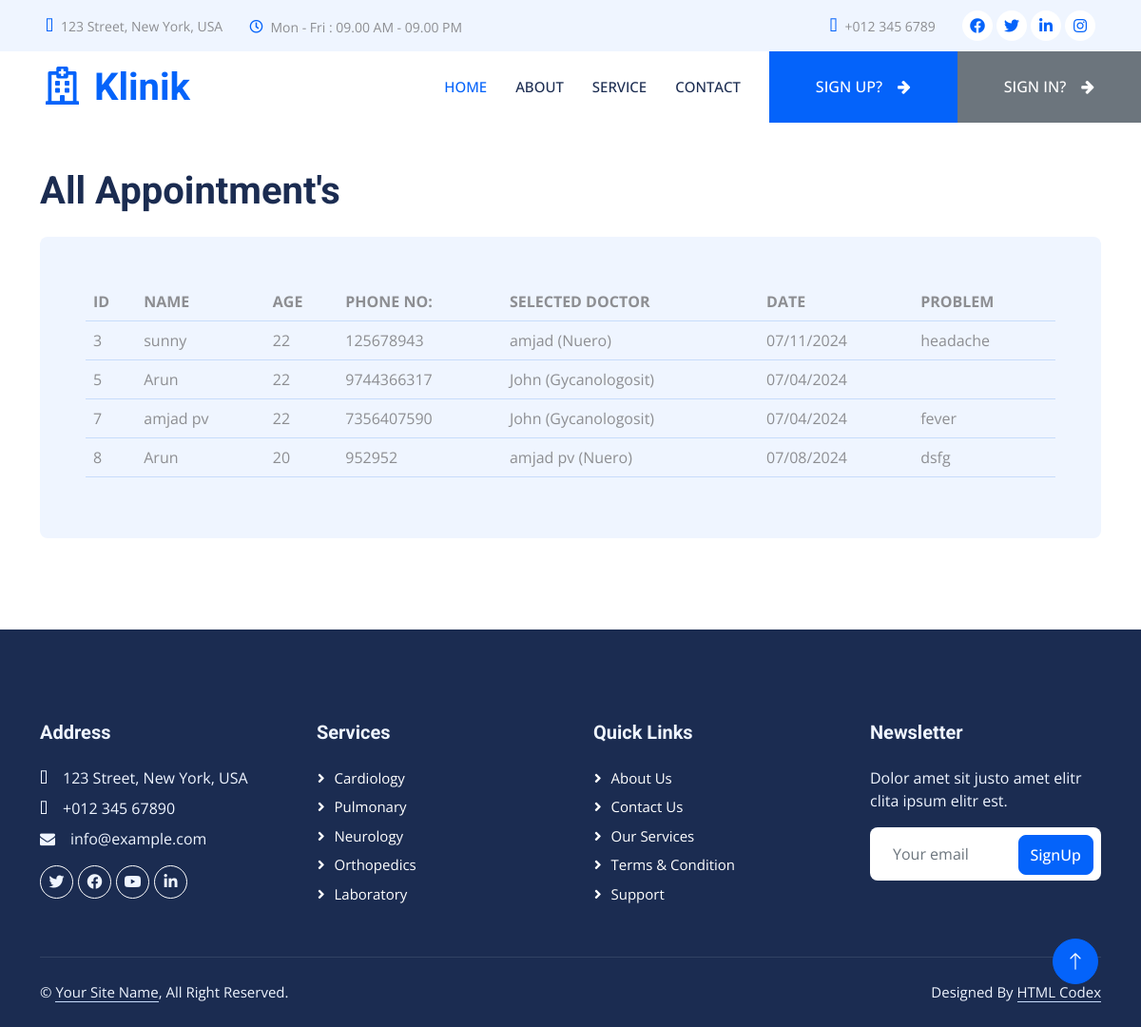
/admin_view_appointment, run on the app's committed database.
### user/models.py (models this page shows)
class appoinment_details(models.Model):
    u_id=models.CharField(max_length=100)
    patient_name=models.CharField(max_length=100)
    patient_age=models.CharField(max_length=100)
    patient_phone=models.CharField(max_length=100)
    patient_doctor=models.CharField(max_length=100)
    patient_date=models.CharField(max_length=100)
    patient_problem=models.CharField(max_length=200)

### ADMIN/views.py (the view)
# urls.py: path('admin_view_appointment',views.admin_view_appointment),
def admin_view_appointment(request):
    view_app= appoinment_details.objects.all()
    return render(request,'admin_view_appointment.html',{'result':view_app})

### templates/admin_view_appointment.html (shortened to what this page needs)
{% load static %}
{% block content %}
{% include 'header.html' %}
 <div class="container-xxl py-5">
    <div class="container">
      <div class="row g-5">
          <div class="col-lg-12 wow fadeInUp" data-wow-delay="0.1s">
            <h1 class="mb-4 default">All Appointment's</h1>
              <div class="col-lg-12 wow fadeInUp" data-wow-delay="0.5s">
                <div class="bg-light rounded h-100 d-flex align-items-center p-5">
                  <table class="table">
                    <thead>
                      <tr>
                        <th scope="col">ID</th>
                        <th scope="col">NAME</th>
                        <th scope="col">AGE</th>
                        <th scope="col">PHONE NO:</th>
                        <th scope="col">SELECTED DOCTOR</th>
                        <th scope="col">DATE</th>
                        <th scope="col">PROBLEM</th>
                      </tr>
                    </thead>
                    <tbody>
                      {% for i in result %}
                        <tr>
                          <td>{{i.id}}</td>
                          <td>{{i.patient_name}}</td>
                          <td>{{i.patient_age}}</td>
                          <td>{{i.patient_phone}}</td>
                          <td>{{i.patient_doctor}}</td>
                          <td>{{i.patient_date}}</td>
                          <td>{{i.patient_problem}}</td>
                         </tr>
                      {% endfor %}
                    </tbody>
                  </table>
                </div>
              </div>
            </div>
          </div>
        </div>
      </div>
 {% endblock %}
 {% include 'footer.html' %}

### static/css/style.css (style rules this page uses)
:root { --primary: #0463FA; --light: #EFF5FF; --dark: #1B2C51; }

### data on the page
appoinment_details: id "3", patient_name "sunny", patient_age "22", patient_phone "125678943", patient_doctor "amjad (Nuero)", patient_date "07/11/2024", patient_problem "headache"
appoinment_details: id "5", patient_name "Arun", patient_age "22", patient_phone "9744366317", patient_doctor "John (Gycanologosit)", patient_date "07/04/2024"
appoinment_details: id "7", patient_name "amjad pv", patient_age "22", patient_phone "7356407590", patient_doctor "John (Gycanologosit)", patient_date "07/04/2024", patient_problem "fever"
appoinment_details: id "8", patient_name "Arun", patient_age "20", patient_phone "952952", patient_doctor "amjad pv (Nuero)", patient_date "07/08/2024", patient_problem "dsfg"
